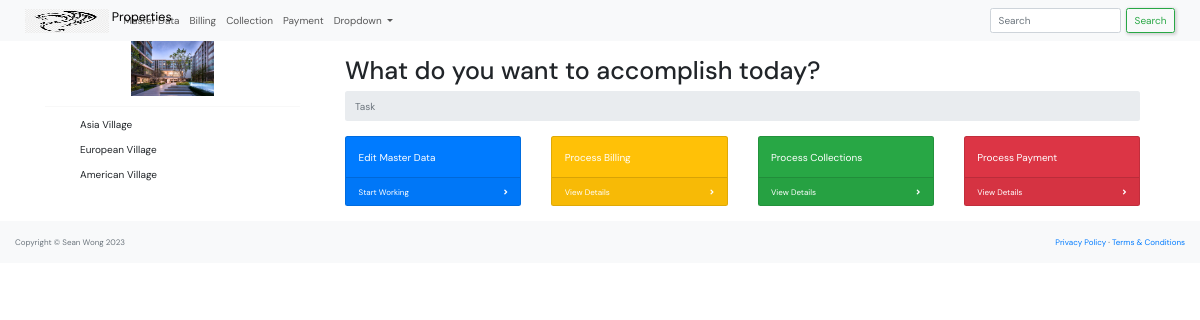
Before: / with the older database file.
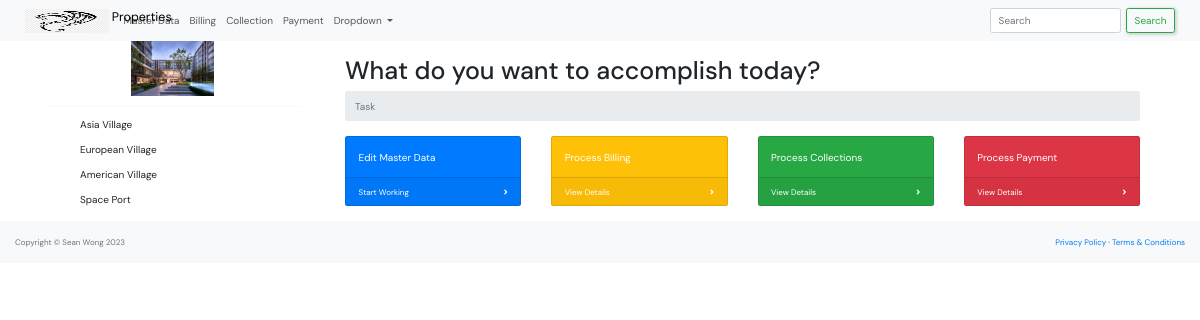
After: the same page with the newer database file.
### master_data/models.py (models this page shows)
class Property(models.Model):
    PROPERTY_TYPE = [
        ('L', 'Leasehold'),
        ('F', 'Freehold'),
        ('O', 'Others'),
    ]
    CONTRACT_PERIOD =[
        ('1', '1 Year'),
        ('3', '3 Years'),
        ('5', '5 Years'),
    ]
    name = models.CharField(max_length=250)
    type = models.CharField(max_length=1, choices=PROPERTY_TYPE)
    address = models.CharField(max_length=250)
    postal_code = models.CharField(max_length=10)
    phone = models.CharField(max_length=10)
    web = models.URLField()
    email=models.EmailField()
    manager= models.ForeignKey('Manager', null=True, on_delete=models.SET_NULL)
    contract_period=models.CharField(max_length=1, choices=CONTRACT_PERIOD)
    start_date=models.DateField()
    description=models.TextField(null=True, blank=True)
    def __str__(self):
        return self.name

### main/views.py (the view)
# urls.py: path('', views.landing, name='landing'),
def landing(request):
    property = Property.objects.all()
    context={'property':property,}
    return render(request, 'main/landing.html', context)

### main/templates/main/landing.html
{% extends 'base.html' %}
{% block content %}
<div class="container">
    <div class="row">
        {% include 'main/sidebar.html' %}
        {% include 'main/feed.html' %}
    </div>
</div>
{% endblock content%}

### main/templates/main/sidebar.html
{% load static %}
<div class="col-3">
    <div class="container text-center">
        <img src="{% static 'images/landing.jpg' %}" class="col-md-6 md-3" alt="...">
    </div>
    <hr>
    <div class="container text-left" >
        <ul>
            {% for item in property %}
                <p> {{item}} </p>
            {% endfor %}
        </ul>
    </div>
</div>

Changed rows visible on the page:
added Property: name "Space Port"
